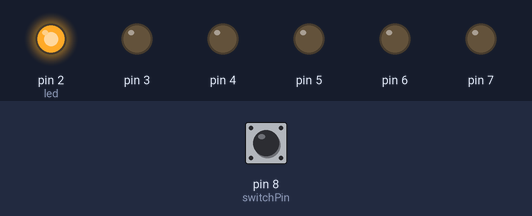
Simulated run of this sketch. Board: Arduino Uno, built with avr-gcc and run on an emulated ATmega328P. Shown: output pins drawn as LEDs (lit = HIGH). The inputs (shaded band) are chosen by the test bench; at power-on: pin 8 (switchPin) LOW.

Above: at 1.2 s.
1.3 s: pin 8 (switchPin) pulled HIGH for 0.15 s
At 2.2 s:
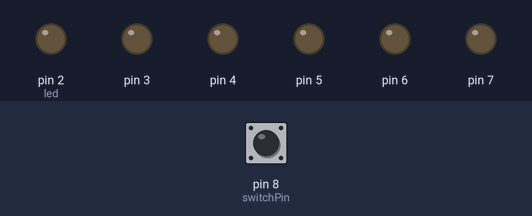
4.4 s: pin 8 (switchPin) pulled HIGH for 1 s
At 8.2 s:
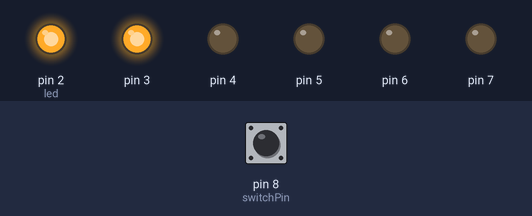
8.4 s: pin 8 (switchPin) pulled HIGH for 3.2 s
At 15.1 s:
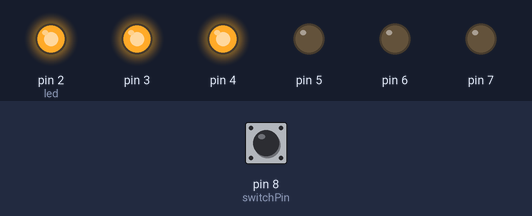
Timing chart, 0 to 25.1 s (numbered marks = the images above; inputs shaded):
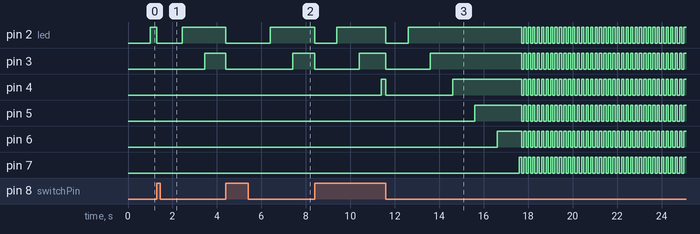

The sketch:

hourglass.ino.ino
```cpp
const int switchPin = 8;
unsigned long prevTime = 0;
int switchState = 0;
int prevSwitchState = 0;

int led = 2;
long interval = 1000; // interval between each led light up in ms
void setup()
{
  // set all led to be output
  for(int i = 2; i < switchPin; ++i)
  {
    pinMode(i, OUTPUT);
  }
  pinMode(switchPin, INPUT);

}

void Blink()
{
  delay(100);
  for(int i = 2; i < switchPin; ++i)
  {
    digitalWrite(i, LOW);
  }
  delay(100);
  for(int i = 2; i < switchPin; ++i)
  {
    digitalWrite(i, HIGH);
  }

}

void loop()
{
  // get the current time
  unsigned long currentTime = millis();

  // if it goes over the interval
  if(led == switchPin)
  {
    // we've reached the end do something
    Blink();
  }
  else
  {
    if(currentTime - prevTime > interval)
    {
      //
      prevTime = currentTime;

        // turn on light
        digitalWrite(led, HIGH);
        ++led;

    }
  }


  switchState = digitalRead(switchPin);

  if(switchState != prevSwitchState)
  {
    // reset
    for(int i = 2; i < switchPin; ++i)
    {
      digitalWrite(i, LOW);
    }
    led = 2;
    prevTime = currentTime;
  }

  // save the urrent switch state
  prevSwitchState = switchState;

}
```

Measured:
- after the input at 1.3 s, pin 2 (led): HIGH → LOW at once, → HIGH 1.1 s later; pin 3: LOW → HIGH after 2.2 s instead of 0.70 s; pin 4: stays LOW (without the input it goes to HIGH after 1.7 s); pin 5: stays LOW (without the input it goes to HIGH after 2.7 s)
- after the input at 4.4 s, pin 4–7: stops changing and stays LOW
